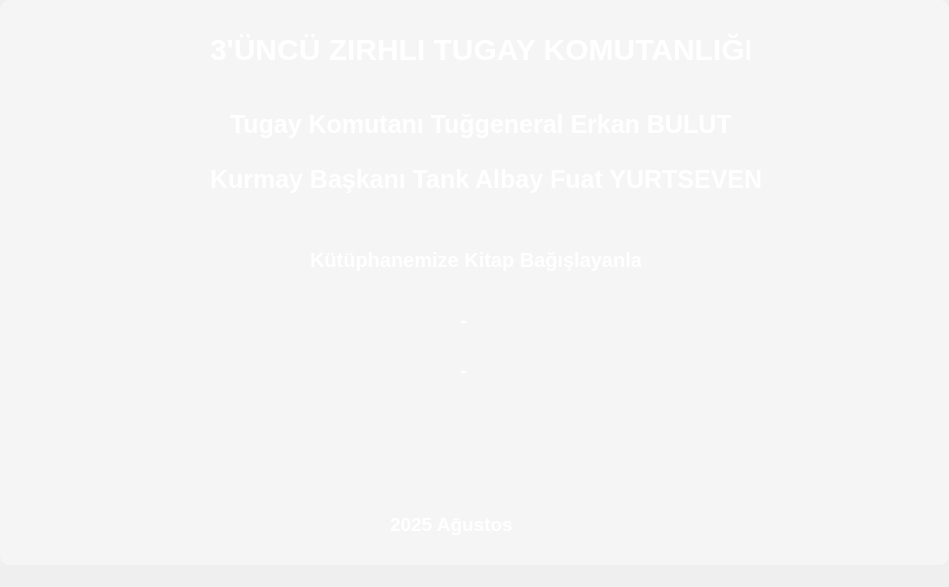
<?xml version="1.0" encoding="UTF-8"?>
<ui version="4.0">
 <class>hakkinda</class>
 <widget class="QMainWindow" name="hakkinda">
  <property name="geometry">
   <rect>
    <x>0</x>
    <y>0</y>
    <width>949</width>
    <height>587</height>
   </rect>
  </property>
  <property name="font">
   <font>
    <family>Arial</family>
    <weight>75</weight>
    <bold>true</bold>
   </font>
  </property>
  <property name="windowTitle">
   <string>Kütüphane - Hakkında</string>
  </property>
  <property name="windowIcon">
   <iconset>
    <normaloff>logo.png</normaloff>logo.png</iconset>
  </property>
  <property name="styleSheet">
   <string notr="true">#centralwidget {
    background-image: url(&quot;dist/altay.jpg&quot;);
    background-repeat: no-repeat;
    background-position: center;
    background-color: rgba(255, 255, 255, 0.4);
}
QWidget {
    background-color:#f0f8ff rgba(255, 255, 255, 0.9);
    border-radius: 10px;
    color: #2e2e2e; /* Koyu gri yazı */
    font-family: Arial;
   }

QLabel {
    color: #FFFFFF; /* Canlı camgöbeği */
    font-weight: bold;
}

QPushButton {
    background-color: #0079A8; /* Canlı yeşil-mavi */
    color: white;
    border: 1px solid #55efc4;
    border-radius: 6px;
    padding: 6px;
    font-weight: bold;
}

QPushButton:hover {
    background-color: #00cec9;
}

QLineEdit, QComboBox, QDateEdit, QTextEdit {
    background-color: #dfe6e9; /* Açık gri */
    color: #2d3436; /* Koyu gri */
    border: 1px solid #81ecec;
    border-radius: 4px;
}

QTableWidget {
    background-color: #dfe6e9; /* Açık camgöbeği */
    color: #0079A8;
    gridline-color: #0079A8;
    alternate-background-color: #dff9fb;
}

QHeaderView::section {
    background-color: #0079A8;
    color: white;
    padding: 5px;
    border: 1px solid #55efc4;
    font-weight: bold;
}
</string>
  </property>
  <widget class="QWidget" name="centralwidget">
   <widget class="QLabel" name="label_2">
    <property name="geometry">
     <rect>
      <x>420</x>
      <y>430</y>
      <width>91</width>
      <height>81</height>
     </rect>
    </property>
    <property name="text">
     <string/>
    </property>
    <property name="pixmap">
     <pixmap>logo.png</pixmap>
    </property>
    <property name="scaledContents">
     <bool>true</bool>
    </property>
   </widget>
   <widget class="QLabel" name="label">
    <property name="geometry">
     <rect>
      <x>210</x>
      <y>10</y>
      <width>540</width>
      <height>78</height>
     </rect>
    </property>
    <property name="font">
     <font>
      <family>Arial</family>
      <pointsize>-1</pointsize>
      <weight>75</weight>
      <bold>true</bold>
     </font>
    </property>
    <property name="styleSheet">
     <string notr="true">font-size: 30px;
font-weight: bold;</string>
    </property>
    <property name="text">
     <string>3'ÜNCÜ ZIRHLI TUGAY KOMUTANLIĞI</string>
    </property>
   </widget>
   <widget class="QLabel" name="label_4">
    <property name="geometry">
     <rect>
      <x>230</x>
      <y>110</y>
      <width>501</width>
      <height>29</height>
     </rect>
    </property>
    <property name="font">
     <font>
      <family>Arial</family>
      <pointsize>-1</pointsize>
      <weight>75</weight>
      <bold>true</bold>
     </font>
    </property>
    <property name="styleSheet">
     <string notr="true">font-size: 25px;</string>
    </property>
    <property name="text">
     <string>Tugay Komutanı Tuğgeneral Erkan BULUT</string>
    </property>
   </widget>
   <widget class="QLabel" name="label_5">
    <property name="geometry">
     <rect>
      <x>210</x>
      <y>160</y>
      <width>551</width>
      <height>39</height>
     </rect>
    </property>
    <property name="font">
     <font>
      <family>Arial</family>
      <pointsize>-1</pointsize>
      <weight>75</weight>
      <bold>true</bold>
     </font>
    </property>
    <property name="styleSheet">
     <string notr="true">font-size: 25px;</string>
    </property>
    <property name="text">
     <string>Kurmay Başkanı Tank Albay Fuat YURTSEVEN</string>
    </property>
   </widget>
   <widget class="QLabel" name="label_3">
    <property name="geometry">
     <rect>
      <x>390</x>
      <y>510</y>
      <width>157</width>
      <height>29</height>
     </rect>
    </property>
    <property name="font">
     <font>
      <family>Arial</family>
      <pointsize>14</pointsize>
      <weight>75</weight>
      <bold>true</bold>
     </font>
    </property>
    <property name="text">
     <string>2025 Ağustos </string>
    </property>
   </widget>
   <widget class="QLabel" name="label_6">
    <property name="geometry">
     <rect>
      <x>310</x>
      <y>240</y>
      <width>331</width>
      <height>39</height>
     </rect>
    </property>
    <property name="font">
     <font>
      <family>Arial</family>
      <pointsize>-1</pointsize>
      <weight>75</weight>
      <bold>true</bold>
     </font>
    </property>
    <property name="styleSheet">
     <string notr="true">font-size: 20px;</string>
    </property>
    <property name="text">
     <string>Kütüphanemize Kitap Bağışlayanlar</string>
    </property>
   </widget>
   <widget class="QLabel" name="label_7">
    <property name="geometry">
     <rect>
      <x>460</x>
      <y>300</y>
      <width>331</width>
      <height>39</height>
     </rect>
    </property>
    <property name="font">
     <font>
      <family>Arial</family>
      <pointsize>-1</pointsize>
      <weight>75</weight>
      <bold>true</bold>
     </font>
    </property>
    <property name="styleSheet">
     <string notr="true">font-size: 20px;</string>
    </property>
    <property name="text">
     <string>-</string>
    </property>
   </widget>
   <widget class="QLabel" name="label_8">
    <property name="geometry">
     <rect>
      <x>460</x>
      <y>350</y>
      <width>331</width>
      <height>39</height>
     </rect>
    </property>
    <property name="font">
     <font>
      <family>Arial</family>
      <pointsize>-1</pointsize>
      <weight>75</weight>
      <bold>true</bold>
     </font>
    </property>
    <property name="styleSheet">
     <string notr="true">font-size: 20px;</string>
    </property>
    <property name="text">
     <string>-</string>
    </property>
   </widget>
  </widget>
  <widget class="QMenuBar" name="menubar">
   <property name="geometry">
    <rect>
     <x>0</x>
     <y>0</y>
     <width>949</width>
     <height>23</height>
    </rect>
   </property>
  </widget>
  <widget class="QStatusBar" name="statusbar"/>
 </widget>
 <resources/>
 <connections/>
</ui>
